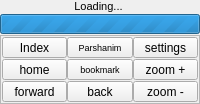
     <widget class="QWidget" name="displaypage">
      <layout class="QVBoxLayout" name="verticalLayout_3">
       <property name="spacing">
        <number>1</number>
       </property>
       <property name="margin">
        <number>0</number>
       </property>
       <item>
        <widget class="QFrame" name="displayArea">
         <property name="layoutDirection">
          <enum>Qt::RightToLeft</enum>
         </property>
         <layout class="QVBoxLayout" name="verticalLayout_14">
          <property name="spacing">
           <number>1</number>
          </property>
          <property name="margin">
           <number>0</number>
          </property>
          <item>
           <layout class="QHBoxLayout" name="horizontalLayout_2">
            <item>
             <widget class="QLabel" name="bookNameLBL">
              <property name="sizePolicy">
               <sizepolicy hsizetype="MinimumExpanding" vsizetype="Maximum">
                <horstretch>0</horstretch>
                <verstretch>0</verstretch>
               </sizepolicy>
              </property>
              <property name="minimumSize">
               <size>
                <width>100</width>
                <height>0</height>
               </size>
              </property>
              <property name="font">
               <font>
                <pointsize>8</pointsize>
               </font>
              </property>
              <property name="styleSheet">
               <string notr="true">font: 8pt;</string>
              </property>
              <property name="text">
               <string>Loading... </string>
              </property>
              <property name="textFormat">
               <enum>Qt::AutoText</enum>
              </property>
              <property name="alignment">
               <set>Qt::AlignCenter</set>
              </property>
             </widget>
            </item>
           </layout>
          </item>
          <item>
           <widget class="QProgressBar" name="loadBar">
            <property name="maximumSize">
             <size>
              <width>16777215</width>
              <height>20</height>
             </size>
            </property>
            <property name="layoutDirection">
             <enum>Qt::LeftToRight</enum>
            </property>
            <property name="styleSheet">
             <string notr="true"/>
            </property>
            <property name="maximum">
             <number>0</number>
            </property>
            <property name="value">
             <number>-1</number>
            </property>
            <property name="textVisible">
             <bool>true</bool>
            </property>
            <property name="invertedAppearance">
             <bool>false</bool>
            </property>
            <property name="format">
             <string extracomment="loading">%p%</string>
            </property>
           </widget>
          </item>
         </layout>
        </widget>
       </item>
       <item>
        <widget class="QFrame" name="dispalyMenu">
         <property name="sizePolicy">
          <sizepolicy hsizetype="Preferred" vsizetype="Maximum">
           <horstretch>0</horstretch>
           <verstretch>0</verstretch>
          </sizepolicy>
         </property>
         <property name="palette">
          <palette>
           <active>
            <colorrole role="WindowText">
             <brush brushstyle="SolidPattern">
              <color alpha="255">
               <red>40</red>
               <green>19</green>
               <blue>1</blue>
              </color>
             </brush>
            </colorrole>
            <colorrole role="Text">
             <brush brushstyle="SolidPattern">
              <color alpha="255">
               <red>40</red>
               <green>19</green>
               <blue>1</blue>
              </color>
             </brush>
            </colorrole>
            <colorrole role="ButtonText">
             <brush brushstyle="SolidPattern">
              <color alpha="255">
               <red>40</red>
               <green>19</green>
               <blue>1</blue>
              </color>
             </brush>
            </colorrole>
           </active>
           <inactive>
            <colorrole role="WindowText">
             <brush brushstyle="SolidPattern">
              <color alpha="255">
               <red>40</red>
               <green>19</green>
               <blue>1</blue>
              </color>
             </brush>
            </colorrole>
            <colorrole role="Text">
             <brush brushstyle="SolidPattern">
              <color alpha="255">
               <red>40</red>
               <green>19</green>
               <blue>1</blue>
              </color>
             </brush>
            </colorrole>
            <colorrole role="ButtonText">
             <brush brushstyle="SolidPattern">
              <color alpha="255">
               <red>40</red>
               <green>19</green>
               <blue>1</blue>
              </color>
             </brush>
            </colorrole>
           </inactive>
           <disabled>
            <colorrole role="WindowText">
             <brush brushstyle="SolidPattern">
              <color alpha="255">
               <red>40</red>
               <green>19</green>
               <blue>1</blue>
              </color>
             </brush>
            </colorrole>
            <colorrole role="Text">
             <brush brushstyle="SolidPattern">
              <color alpha="255">
               <red>40</red>
               <green>19</green>
               <blue>1</blue>
              </color>
             </brush>
            </colorrole>
            <colorrole role="ButtonText">
             <brush brushstyle="SolidPattern">
              <color alpha="255">
               <red>40</red>
               <green>19</green>
               <blue>1</blue>
              </color>
             </brush>
            </colorrole>
           </disabled>
          </palette>
         </property>
         <property name="styleSheet">
          <string notr="true">font: 9pt;</string>
         </property>
         <property name="frameShape">
          <enum>QFrame::StyledPanel</enum>
         </property>
         <property name="frameShadow">
          <enum>QFrame::Plain</enum>
         </property>
         <property name="lineWidth">
          <number>1</number>
         </property>
         <layout class="QVBoxLayout" name="verticalLayout_27">
          <property name="spacing">
           <number>1</number>
          </property>
          <property name="margin">
           <number>1</number>
          </property>
          <item>
           <layout class="QHBoxLayout" name="horizontalLayout_10">
            <property name="spacing">
             <number>0</number>
            </property>
            <item>
             <widget class="QToolButton" name="toIndexMenuBTN">
              <property name="sizePolicy">
               <sizepolicy hsizetype="Preferred" vsizetype="Preferred">
                <horstretch>0</horstretch>
                <verstretch>0</verstretch>
               </sizepolicy>
              </property>
              <property name="minimumSize">
               <size>
                <width>50</width>
                <height>19</height>
               </size>
              </property>
              <property name="font">
               <font>
                <pointsize>9</pointsize>
                <weight>50</weight>
                <bold>false</bold>
               </font>
              </property>
              <property name="autoFillBackground">
               <bool>false</bool>
              </property>
              <property name="text">
               <string>Index</string>
              </property>
              <property name="icon">
               <iconset resource="../Orayta.qrc">
                <normaloff>:/Icons/arrow-up.png</normaloff>:/Icons/arrow-up.png</iconset>
              </property>
              <property name="iconSize">
               <size>
                <width>50</width>
                <height>50</height>
               </size>
              </property>
              <property name="toolButtonStyle">
               <enum>Qt::ToolButtonTextUnderIcon</enum>
              </property>
              <property name="autoRaise">
               <bool>false</bool>
              </property>
             </widget>
            </item>
            <item>
             <widget class="QToolButton" name="mixedSelectBTN">
              <property name="sizePolicy">
               <sizepolicy hsizetype="Preferred" vsizetype="Preferred">
                <horstretch>0</horstretch>
                <verstretch>0</verstretch>
               </sizepolicy>
              </property>
              <property name="minimumSize">
               <size>
                <width>50</width>
                <height>14</height>
               </size>
              </property>
              <property name="font">
               <font>
                <pointsize>7</pointsize>
                <weight>50</weight>
                <italic>false</italic>
                <bold>false</bold>
               </font>
              </property>
              <property name="styleSheet">
               <string notr="true">font: 7pt;</string>
              </property>
              <property name="text">
               <string>Parshanim</string>
              </property>
              <property name="icon">
               <iconset resource="../Orayta.qrc">
                <normaloff>:/Icons/bookcase.png</normaloff>:/Icons/bookcase.png</iconset>
              </property>
              <property name="iconSize">
               <size>
                <width>50</width>
                <height>50</height>
               </size>
              </property>
              <property name="toolButtonStyle">
               <enum>Qt::ToolButtonTextUnderIcon</enum>
              </property>
              <property name="autoRaise">
               <bool>false</bool>
              </property>
             </widget>
            </item>
            <item>
             <widget class="QToolButton" name="settingsMenuBTN">
              <property name="sizePolicy">
               <sizepolicy hsizetype="Preferred" vsizetype="Preferred">
                <horstretch>0</horstretch>
                <verstretch>0</verstretch>
               </sizepolicy>
              </property>
              <property name="minimumSize">
               <size>
                <width>50</width>
                <height>19</height>
               </size>
              </property>
              <property name="font">
               <font>
                <pointsize>9</pointsize>
                <weight>50</weight>
                <bold>false</bold>
               </font>
              </property>
              <property name="text">
               <string>settings</string>
              </property>
              <property name="icon">
               <iconset resource="../Orayta.qrc">
                <normaloff>:/Icons/configure.png</normaloff>:/Icons/configure.png</iconset>
              </property>
              <property name="iconSize">
               <size>
                <width>50</width>
                <height>50</height>
               </size>
              </property>
              <property name="toolButtonStyle">
               <enum>Qt::ToolButtonTextUnderIcon</enum>
              </property>
              <property name="autoRaise">
               <bool>false</bool>
              </property>
             </widget>
            </item>
           </layout>
          </item>
          <item>
           <layout class="QHBoxLayout" name="horizontalLayout_21">
            <property name="spacing">
             <number>0</number>
            </property>
            <property name="topMargin">
             <number>0</number>
            </property>
            <item>
             <widget class="QToolButton" name="toMainMenuBTN">
              <property name="sizePolicy">
               <sizepolicy hsizetype="Preferred" vsizetype="Preferred">
                <horstretch>0</horstretch>
                <verstretch>0</verstretch>
               </sizepolicy>
              </property>
              <property name="minimumSize">
               <size>
                <width>50</width>
                <height>19</height>
               </size>
              </property>
              <property name="font">
               <font>
                <pointsize>9</pointsize>
                <weight>50</weight>
                <bold>false</bold>
               </font>
              </property>
              <property name="text">
               <string>home</string>
              </property>
              <property name="icon">
               <iconset resource="../Orayta.qrc">
                <normaloff>:/Icons/go-home.png</normaloff>:/Icons/go-home.png</iconset>
              </property>
              <property name="iconSize">
               <size>
                <width>50</width>
                <height>50</height>
               </size>
              </property>
              <property name="toolButtonStyle">
               <enum>Qt::ToolButtonTextUnderIcon</enum>
              </property>
              <property name="autoRaise">
               <bool>false</bool>
              </property>
             </widget>
            </item>
            <item>
             <widget class="QToolButton" name="addBM_BTN">
              <property name="sizePolicy">
               <sizepolicy hsizetype="Preferred" vsizetype="Preferred">
                <horstretch>0</horstretch>
                <verstretch>0</verstretch>
               </sizepolicy>
              </property>
              <property name="minimumSize">
               <size>
                <width>50</width>
                <height>14</height>
               </size>
              </property>
              <property name="font">
               <font>
                <pointsize>7</pointsize>
                <weight>50</weight>
                <italic>false</italic>
                <bold>false</bold>
               </font>
              </property>
              <property name="styleSheet">
               <string notr="true">font: 7pt ;</string>
              </property>
              <property name="text">
               <string>bookmark</string>
              </property>
              <property name="icon">
               <iconset resource="../Orayta.qrc">
                <normaloff>:/Icons/bookmarks.png</normaloff>:/Icons/bookmarks.png</iconset>
              </property>
              <property name="iconSize">
               <size>
                <width>30</width>
                <height>30</height>
               </size>
              </property>
              <property name="toolButtonStyle">
               <enum>Qt::ToolButtonTextUnderIcon</enum>
              </property>
              <property name="autoRaise">
               <bool>false</bool>
              </property>
             </widget>
            </item>
            <item>
             <widget class="QToolButton" name="ZoomInBTN">
              <property name="sizePolicy">
               <sizepolicy hsizetype="Preferred" vsizetype="Preferred">
                <horstretch>0</horstretch>
                <verstretch>0</verstretch>
               </sizepolicy>
              </property>
              <property name="minimumSize">
               <size>
                <width>50</width>
                <height>19</height>
               </size>
              </property>
              <property name="font">
               <font>
                <pointsize>9</pointsize>
                <weight>50</weight>
                <bold>false</bold>
               </font>
              </property>
              <property name="text">
               <string>zoom +</string>
              </property>
              <property name="icon">
               <iconset resource="../Orayta.qrc">
                <normaloff>:/Icons/zoom-in.png</normaloff>:/Icons/zoom-in.png</iconset>
              </property>
              <property name="iconSize">
               <size>
                <width>50</width>
                <height>50</height>
               </size>
              </property>
              <property name="toolButtonStyle">
               <enum>Qt::ToolButtonTextUnderIcon</enum>
              </property>
              <property name="autoRaise">
               <bool>false</bool>
              </property>
             </widget>
            </item>
           </layout>
          </item>
          <item>
           <layout class="QHBoxLayout" name="horizontalLayout_15">
            <property name="spacing">
             <number>0</number>
            </property>
            <item>
             <widget class="QToolButton" name="forwardBTN">
              <property name="sizePolicy">
               <sizepolicy hsizetype="Preferred" vsizetype="Preferred">
                <horstretch>0</horstretch>
                <verstretch>0</verstretch>
               </sizepolicy>
              </property>
              <property name="minimumSize">
               <size>
                <width>50</width>
                <height>19</height>
               </size>
              </property>
              <property name="font">
               <font>
                <pointsize>9</pointsize>
                <weight>50</weight>
                <bold>false</bold>
               </font>
              </property>
              <property name="autoFillBackground">
               <bool>false</bool>
              </property>
              <property name="text">
               <string>forward</string>
              </property>
              <property name="icon">
               <iconset resource="../Orayta.qrc">
                <normaloff>:/Icons/go-previous.png</normaloff>:/Icons/go-previous.png</iconset>
              </property>
              <property name="iconSize">
               <size>
                <width>50</width>
                <height>50</height>
               </size>
              </property>
              <property name="toolButtonStyle">
               <enum>Qt::ToolButtonTextUnderIcon</enum>
              </property>
              <property name="autoRaise">
               <bool>false</bool>
              </property>
             </widget>
            </item>
            <item>
             <widget class="QToolButton" name="backBTN">
              <property name="sizePolicy">
               <sizepolicy hsizetype="Preferred" vsizetype="Preferred">
                <horstretch>0</horstretch>
                <verstretch>0</verstretch>
               </sizepolicy>
              </property>
              <property name="minimumSize">
               <size>
                <width>50</width>
                <height>19</height>
               </size>
              </property>
              <property name="font">
               <font>
                <pointsize>9</pointsize>
                <weight>50</weight>
                <bold>false</bold>
               </font>
              </property>
              <property name="autoFillBackground">
               <bool>false</bool>
              </property>
              <property name="text">
               <string>back</string>
              </property>
              <property name="icon">
               <iconset resource="../Orayta.qrc">
                <normaloff>:/Icons/go-next.png</normaloff>:/Icons/go-next.png</iconset>
              </property>
              <property name="iconSize">
               <size>
                <width>50</width>
                <height>50</height>
               </size>
              </property>
              <property name="toolButtonStyle">
               <enum>Qt::ToolButtonTextUnderIcon</enum>
              </property>
              <property name="autoRaise">
               <bool>false</bool>
              </property>
             </widget>
            </item>
            <item>
             <widget class="QToolButton" name="ZoomOutBTN">
              <property name="sizePolicy">
               <sizepolicy hsizetype="Preferred" vsizetype="Preferred">
                <horstretch>0</horstretch>
                <verstretch>0</verstretch>
               </sizepolicy>
              </property>
              <property name="minimumSize">
               <size>
                <width>50</width>
                <height>19</height>
               </size>
              </property>
              <property name="font">
               <font>
                <pointsize>9</pointsize>
                <weight>50</weight>
                <bold>false</bold>
               </font>
              </property>
              <property name="autoFillBackground">
               <bool>false</bool>
              </property>
              <property name="text">
               <string>zoom -</string>
              </property>
              <property name="icon">
               <iconset resource="../Orayta.qrc">
                <normaloff>:/Icons/zoom-out.png</normaloff>:/Icons/zoom-out.png</iconset>
              </property>
              <property name="iconSize">
               <size>
                <width>50</width>
                <height>50</height>
               </size>
              </property>
              <property name="toolButtonStyle">
               <enum>Qt::ToolButtonTextUnderIcon</enum>
              </property>
              <property name="autoRaise">
               <bool>false</bool>
              </property>
             </widget>
            </item>
           </layout>
          </item>
         </layout>
        </widget>
       </item>
      </layout>
     </widget>
